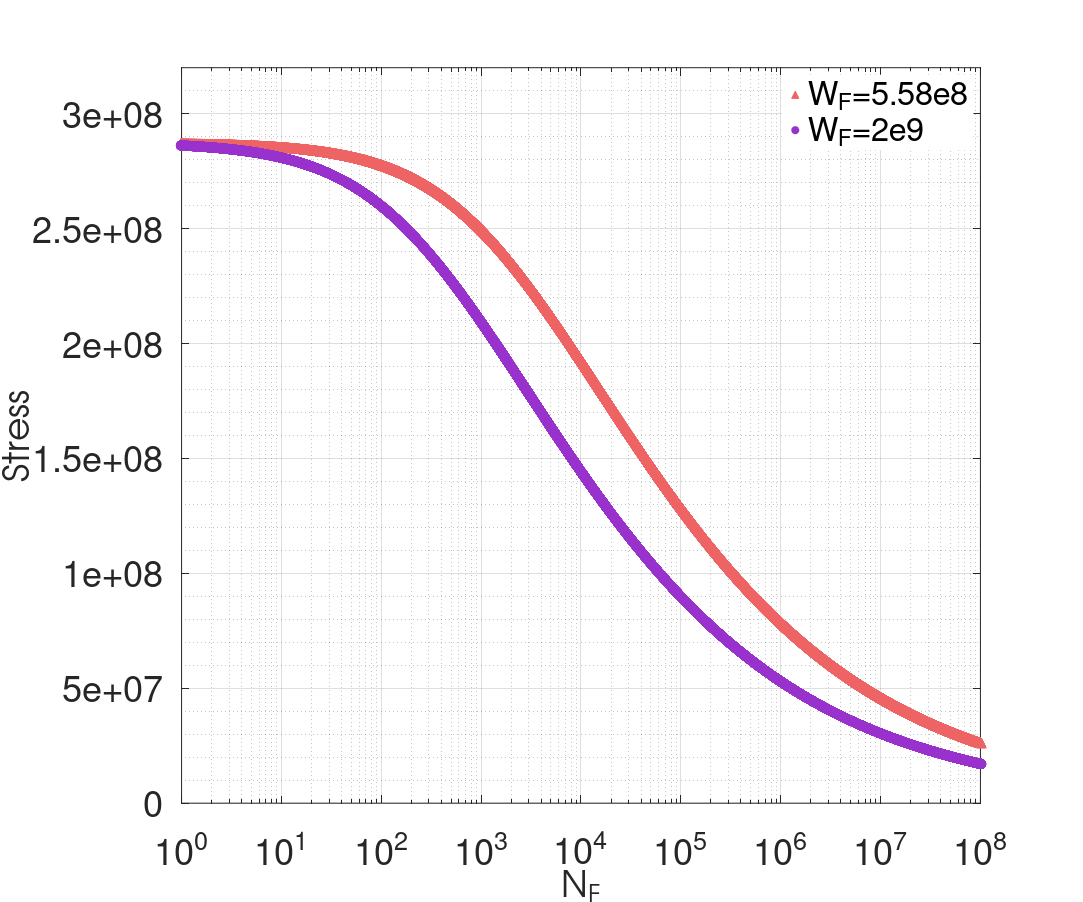

MATLAB code for this plot:
clear;clc;close all;
%---------------------Verified parameters in random loading case-----------------------------
b1=1.5;                    %weakening scales distribution exponent
b2=1.5;                    %weakening scales distribution exponent
a1=0.1;                %sensitivity of sequence effect(control alp>0)
a2=0.1;                %sensitivity of sequence effect(control alp>0)
WF1=5.58e8;            %dissipated energy to failure per unit volume
WF2=1e8;            %dissipated energy to failure per unit volume
X1=1.065;                 %Major damage threshold (meaning S_{max} must be greater than X/2*yield to activate magnification)
X2=1.065;                 %Major damage threshold (meaning S_{max} must be greater than X/2*yield to activate magnification)
pb1=1.4;                %Major damage power
pb2=1.4;                %Major damage power
%---------------------Verified parameters in constant loading case-----------------------------
y=230e6;           %macroscopic yield stress
E=72e9;              %Young's modulus
k=6e8;                 %hardening parameter
nu=0.3;                     %poisson's ratio
sigu=320e6;             %ultimite stress
n0=1;                   %number of initial local defects
lam1=0.1;               %hydrostatic pressure sensitivity
lam2=0.1;               %hydrostatic pressure sensitivity
gam1=0.1;             %material parameter from Chaboche law(Wohler curve exponent)
gam2=0.1;             %material parameter from Chaboche law(Wohler curve exponent)
maxstress11=sigu;
stress11=1000:1000:maxstress11;
Smax=sqrt(2/3).*stress11;
hydro=1/3.*stress11;
yield1=y-lam1.*hydro;
yield2=y-lam2.*hydro;

sequence1=((Smax.*yield1.^-1).*(X1-Smax.*yield1.^-1).^-1).^pb1;
sequence2=((Smax.*yield2.^-1).*(X2-Smax.*yield2.^-1).^-1).^pb2;

NF1=((1+gam1)*a1*sequence1).^-1*WF1*E*(E+k*nu)*b1*(b1+1)*(n0*(4*(E-k)*(1+nu)*(b1-1)))^-1.*yield1.^(b1-1).*Smax.^(-b1-1);
NF2=((1+gam2)*a2*sequence2).^-1*WF2*E*(E+k*nu)*b2*(b2+1)*(n0*(4*(E-k)*(1+nu)*(b2-1)))^-1.*yield2.^(b2-1).*Smax.^(-b2-1);

sn1=semilogx(NF1,stress11,'LineStyle', 'none','LineWidth', 1,'Marker', '^', 'MarkerSize', 10, ...
            'MarkerEdgeColor', [238 99 99]/255, 'MarkerFaceColor',[238 99 99]/255);
hold on
sn2=semilogx(NF2,stress11,'LineStyle', 'none','LineWidth', 1,'Marker', 'o', 'MarkerSize', 10, ...
            'MarkerEdgeColor', [153 50 204]/255, 'MarkerFaceColor',[153 50 204]/255);
grid on;
grid minor;
axis([1 1e8 0 maxstress11]);
set(gca,'XTick',[1e0,1e1,1e2,1e3,1e4,1e5,1e6,1e7,1e8,1e9] );
% hTitle =title('S-N curve at constant amplitude stress with R=-1 in our model with different $W_F$');
hXLabel = xlabel('N_F');
hYLabel =ylabel('Stress');

hLegend=legend([sn1,sn2], 'W_F=5.58e8','W_F=2e9','Location','northeast');
set([hLegend, gca], 'FontSize', 40)
set(hLegend,'Box','on');
set(hLegend,'EdgeColor',[1 1 1]); %set the edge colour of the legend to white 
% Adjust font
set(gca, 'FontName', 'Helvetica')
set([hXLabel, hYLabel], 'FontName', 'AvantGarde')
set([hXLabel, hYLabel], 'FontSize',40)

% Adjust axes properties
set(gcf,'color','w'); %set figure background transparent
set(gca,'color','w'); %set axis transparent
% Maximize print figure
set(gcf,'outerposition',get(0,'screensize'));
set(gcf, 'PaperPositionMode', 'manual');
set(gcf, 'PaperUnits', 'points'); %[ {inches} | centimeters | normalized | points ]
set(gcf, 'PaperPosition', [0 0 1200 1000]); %set(gcf,'PaperPosition',[left,bottom,width,height])
%  saveas(gcf,'F:\Git\Anew\figures\SNWF.png');